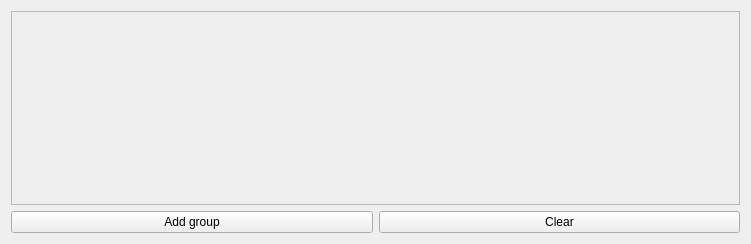
<?xml version="1.0" encoding="UTF-8"?>
<ui version="4.0">
 <class>Layers</class>
 <widget class="QWidget" name="Layers">
  <property name="geometry">
   <rect>
    <x>0</x>
    <y>0</y>
    <width>751</width>
    <height>244</height>
   </rect>
  </property>
  <property name="windowTitle">
   <string>Form</string>
  </property>
  <layout class="QGridLayout" name="gridLayout">
   <item row="1" column="0">
    <widget class="QPushButton" name="add_layer_group">
     <property name="text">
      <string>Add group</string>
     </property>
    </widget>
   </item>
   <item row="1" column="1">
    <widget class="QPushButton" name="clear">
     <property name="text">
      <string>Clear</string>
     </property>
    </widget>
   </item>
   <item row="0" column="0" colspan="2">
    <widget class="QScrollArea" name="scrollArea">
     <property name="widgetResizable">
      <bool>true</bool>
     </property>
     <widget class="QWidget" name="layer_groups">
      <property name="geometry">
       <rect>
        <x>0</x>
        <y>0</y>
        <width>731</width>
        <height>192</height>
       </rect>
      </property>
     </widget>
    </widget>
   </item>
  </layout>
 </widget>
 <resources/>
 <connections/>
</ui>
